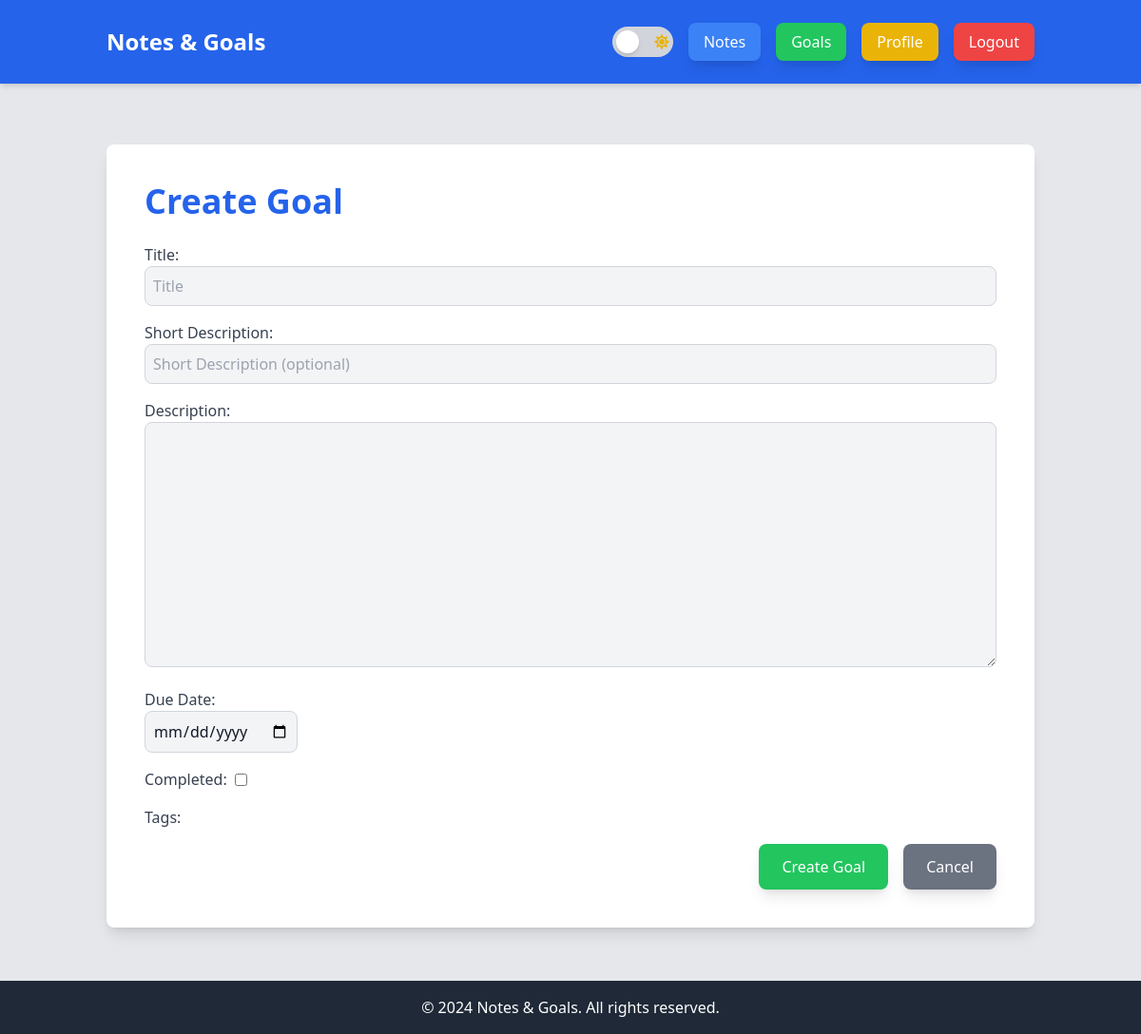
/goals/new/ (signed in), run on an earlier commit of the app's database.
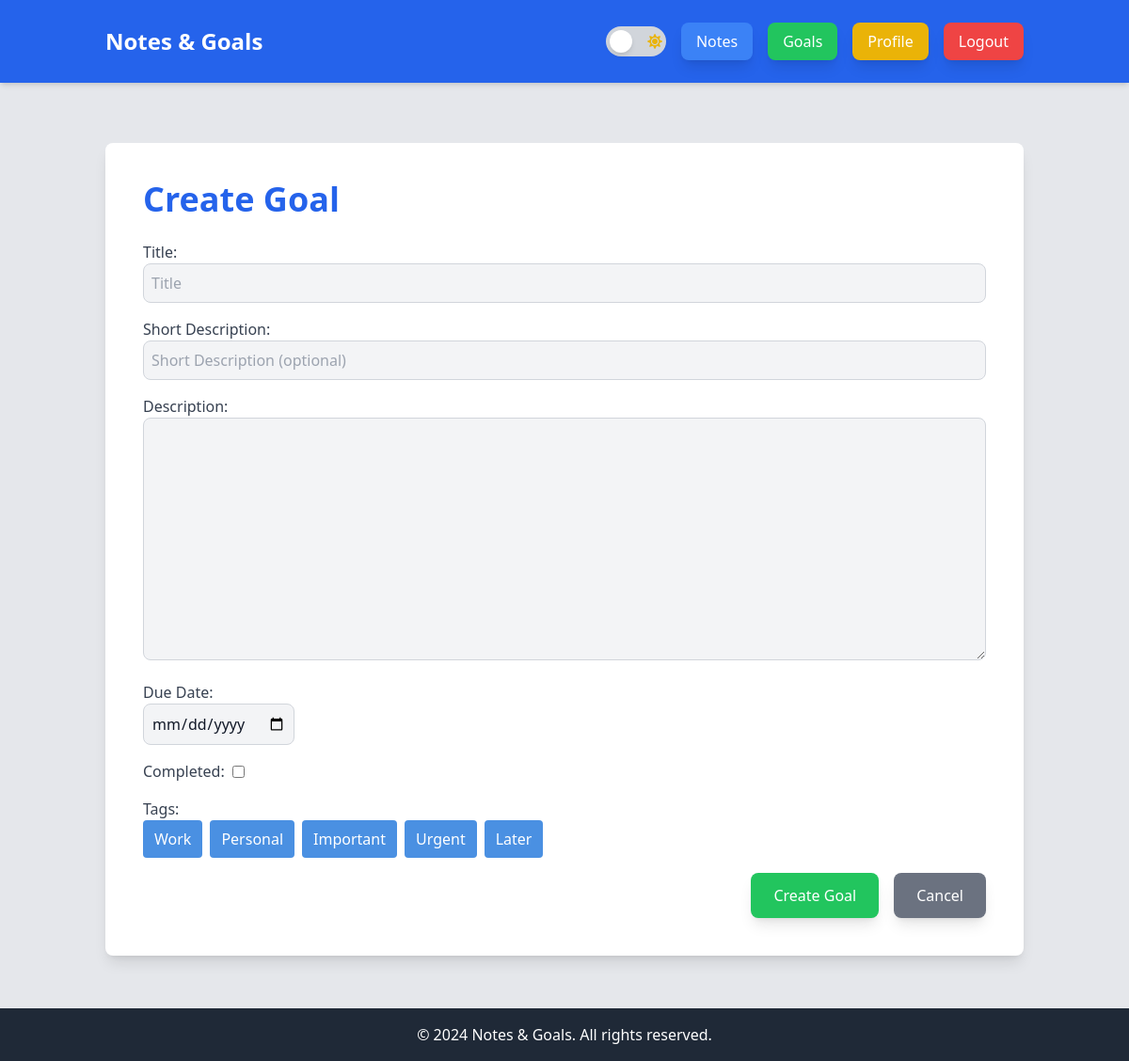
And on a later commit of the database.
### notes_app/models.py (models this page shows, shortened)
class Tag(models.Model):
    name = models.CharField(max_length=30, unique=True)

### notes_app/views.py (the view)
# urls.py: path('goals/new/', views.goal_create, name='goal_create'),
@login_required
def goal_create(request):
    if request.method == "POST":
        form = GoalForm(request.POST)
        if form.is_valid():
            goal = form.save(commit=False)
            goal.user = request.user
            goal.save()
            form.save_m2m()  # To save tags
            return redirect("goal_list")
    else:
        form = GoalForm()
    return render(request, "notes_app/goal_form.html", {"form": form})

### notes_app/forms.py
class GoalForm(forms.ModelForm):
    tags = forms.ModelMultipleChoiceField(
        queryset=Tag.objects.all(), required=False, widget=Select2TagWidget
    )
    class Meta:
        model = Goal
        fields = [
            "title",
            "short_description",
            "description",
            "due_date",
            "completed",
            "tags",
        ]
        widgets = {
            "due_date": forms.DateInput(attrs={"type": "date"}),
            "title": forms.TextInput(
                attrs={
                    "maxlength": "100",
                    "class": "form-control",
                    "placeholder": "Title",
                }
            ),
            "short_description": forms.TextInput(
                attrs={
                    "maxlength": "100",
                    "class": "form-control",
                    "placeholder": "Short Description (optional)",
                }
            ),
        }

### notes_app/templatetags/form_tags.py (called while the page is built)
@register.filter(name='add_class')
def add_class(field, css_class):
    return field.as_widget(attrs={"class": css_class})

### notes_app/templates/notes_app/goal_form.html (shortened to what this page needs)
{% extends "base.html" %}
{% load static %}
{% load form_tags %}
{% block head %}
<link href="{% static 'css/froala_custom.css' %}" rel="stylesheet">
{% endblock %}
{% block content %}
<div class="bg-white dark:bg-gray-800 p-10 shadow-lg rounded-lg mt-10">
    <h1 class="text-4xl font-bold text-blue-600 dark:text-blue-400 mb-6">{% if form.instance.pk %}Edit Goal{% else %}Create Goal{% endif %}</h1>
    <form method="post" enctype="multipart/form-data">
        <div class="space-y-4">
            <div>
                <label for="{{ form.title.id_for_label }}" class="block text-gray-700 dark:text-gray-300">Title:</label>
                {{ form.title|add_class:"w-full p-2 bg-gray-100 dark:bg-gray-700 border border-gray-300 dark:border-gray-600 rounded-lg text-gray-900 dark:text-gray-300" }}
            </div>
            <div>
                <label for="{{ form.short_description.id_for_label }}" class="block text-gray-700 dark:text-gray-300">Short Description:</label>
                {{ form.short_description|add_class:"w-full p-2 bg-gray-100 dark:bg-gray-700 border border-gray-300 dark:border-gray-600 rounded-lg text-gray-900 dark:text-gray-300" }}
            </div>
            <div>
                <label for="{{ form.description.id_for_label }}" class="block text-gray-700 dark:text-gray-300">Description:</label>
                {{ form.description|add_class:"w-full p-2 bg-gray-100 dark:bg-gray-700 border border-gray-300 dark:border-gray-600 rounded-lg text-gray-900 dark:text-gray-300 froala-editor" }}
            </div>
            <div>
                <label for="{{ form.due_date.id_for_label }}" class="block text-gray-700 dark:text-gray-300">Due Date:</label>
                {{ form.due_date|add_class:"w-1/7 p-2 bg-gray-100 dark:bg-gray-700 border border-gray-300 dark:border-gray-600 rounded-lg text-gray-900 dark:text-gray-300" }}
            </div>
            <div class="flex items-center">
                <label for="{{ form.completed.id_for_label }}" class="block text-gray-700 dark:text-gray-300 mr-2">Completed:</label>
                {{ form.completed|add_class:"p-2 bg-gray-100 dark:bg-gray-700 border border-gray-300 dark:border-gray-600 rounded-lg text-gray-900 dark:text-gray-300" }}
            </div>
            <div>
                <label for="{{ form.tags.id_for_label }}" class="block text-gray-700 dark:text-gray-300">Tags:</label>
                <div class="tag-buttons">
                    {% for tag in form.tags.field.queryset %}
                        <button type="button" class="tag-button" data-tag-id="{{ tag.id }}">
                            {{ tag.name }}
                        </button>
                    {% endfor %}
                </div>
            </div>
        </div>
        <div class="flex justify-end space-x-4 mt-4">
            <button type="submit" class="bg-green-500 text-white px-6 py-3 rounded-lg shadow-lg hover:bg-green-700">{% if form.instance.pk %}Update Goal{% else %}Create Goal{% endif %}</button>
            <a href="{% url 'goal_list' %}" class="bg-gray-500 text-white px-6 py-3 rounded-lg shadow-lg hover:bg-gray-700">Cancel</a>
        </div>
    </form>
</div>
{% endblock %}

What changed in the data, as far as the page shows it:
added Tag: name "Work"
added Tag: name "Personal"
added Tag: name "Important"
added Tag: name "Urgent"
added Tag: name "Later"
